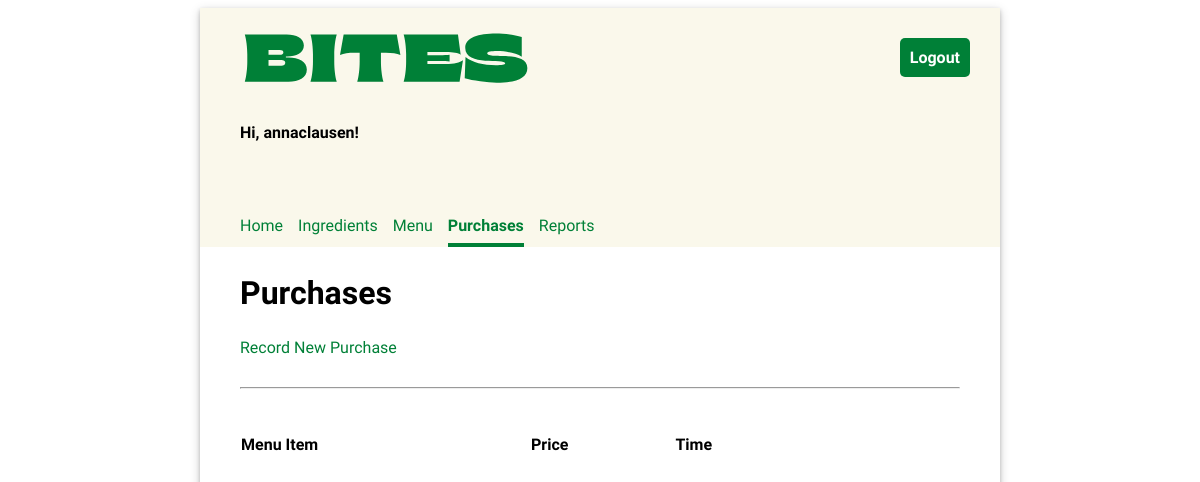
/purchases/ (signed in), run on an earlier commit of the app's database.
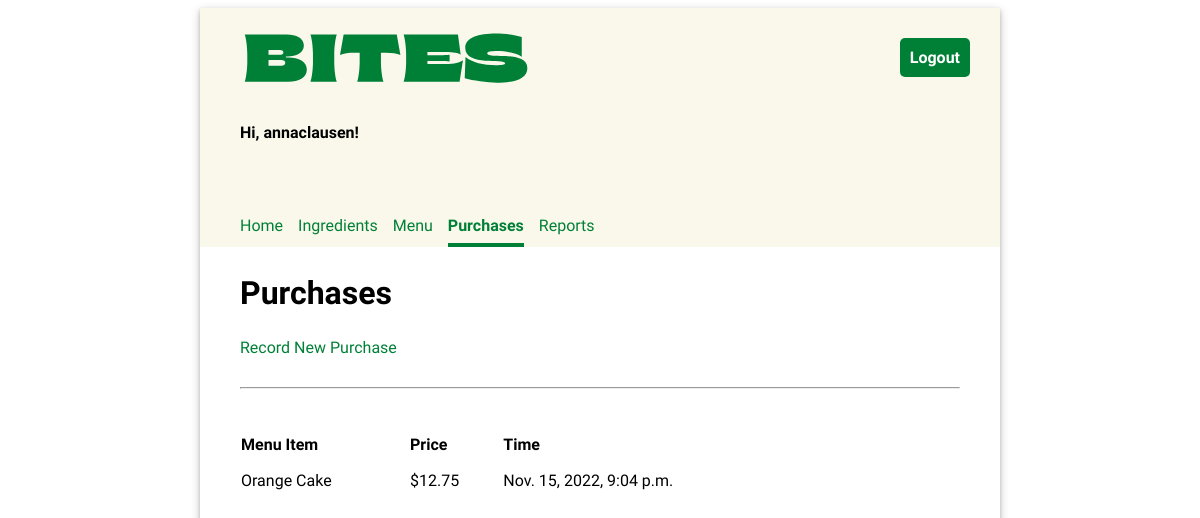
And on a later commit of the database.
### inventory/models.py (models this page shows, shortened)
class Purchase(models.Model):
    menu_item = models.ForeignKey(MenuItem, on_delete=models.CASCADE)
    timestamp = models.DateTimeField(auto_now_add=True)

class MenuItem(models.Model):
    title = models.CharField(max_length=200, unique=True)
    price = models.FloatField(default=0.00)

### inventory/views.py (the view)
# urls.py: path('purchases/', views.PurchasesView.as_view(), name="purchases"),
class PurchasesView(LoginRequiredMixin, ListView):
    template_name = "inventory/purchase_list.html"
    model = Purchase

### inventory/templates/inventory/purchase_list.html (shortened to what this page needs)
{% extends 'base.html' %}
{% load static %}
{% block content %}
    <h2>Purchases</h2>
    <a href="{% url 'add_purchase' %}">Record New Purchase</a>
    <hr/>
    <table class="inventory-table">
        <thead>
            <tr>
                <th>Menu Item</th>
                <th>Price</th>
                <th>Time</th>
            </tr>
        </thead>
        <tbody>
        {% for purchase in object_list %}
            <tr>
                <td>{{ purchase.menu_item.title }}</td>
                <td class="price">${{ purchase.menu_item.price|stringformat:".2f" }}</td>
                <td>{{ purchase.timestamp }}</td>
            </tr>
        {% endfor %}
        </tbody>
    </table>
{% endblock %}

What changed in the data, as far as the page shows it:
added Purchase: menu_item "Orange Cake", menu_item.price "12.75", timestamp "Nov. 15, 2022, 9:04 p.m."
